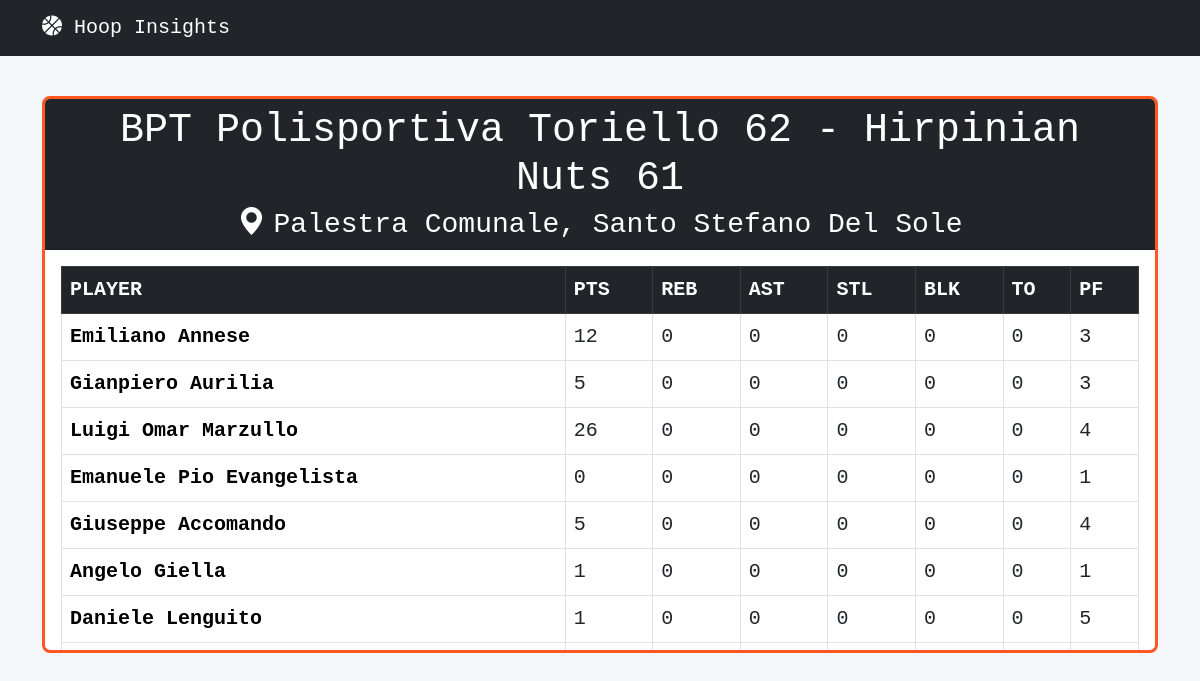
Page /games/3 on the committed database.
### tables this page shows
CREATE TABLE games (
    id INTEGER PRIMARY KEY AUTOINCREMENT,
    home_team VARCHAR(255),
    away_team VARCHAR(255),
    home_score INTEGER,
    away_score INTEGER,
    location VARCHAR(255),
    date DATE
);

CREATE TABLE player_stats (
    id INTEGER PRIMARY KEY AUTOINCREMENT,
    player_id INTEGER,
    game_id INTEGER,
    pts INTEGER,
    reb INTEGER,
    ast INTEGER,
    stl INTEGER,
    blk INTEGER,
    turn INTEGER,  
    pf INTEGER,
    FOREIGN KEY (player_id) REFERENCES players (id),
    FOREIGN KEY (game_id) REFERENCES games (id)
);

CREATE TABLE players (
    id INTEGER PRIMARY KEY AUTOINCREMENT,
    name VARCHAR(255),
    jersey INTEGER,
    position VARCHAR(255),
    height REAL,
    weight REAL,
    age INTEGER,
    ppg REAL DEFAULT 0,
    rpg REAL DEFAULT 0,
    apg REAL DEFAULT 0,
    fpg REAL DEFAULT 0
);

### app.py (the view)
@app.route("/games/<int:id>")
def get_game(id):
    connection = get_connection()
    cursor = connection.cursor()
    cursor.execute("SELECT * FROM games WHERE id = ?", (id,))
    game = cursor.fetchone()
    if game:
        cursor.execute("""
            SELECT players.name, players.id, player_stats.pts, player_stats.reb, player_stats.ast,
                   player_stats.stl, player_stats.blk, player_stats.turn, player_stats.pf
            FROM player_stats
            JOIN players ON player_stats.player_id = players.id
            WHERE player_stats.game_id = ?
        """, (id,))
        player_stats = cursor.fetchall()
        connection.close()
        return render_template("game.html", game=game, player_stats=player_stats)
    else:
        connection.close()
        return {"error": "Game not found"}, 404

### app.py (called while the page is built)
def get_connection():
    connection = sqlite3.connect("data/database.db")
    connection.row_factory = sqlite3.Row
    return connection

### templates/game.html
{% extends "base.html" %} {% block content %}
<div class="card border-warning mt-3">
  <div class="card-header bg-dark text-white">
    <h1 class="card-title text-center">
      {{ game.home_team }} {{ game.home_score }} - {{ game.away_team }} {{
      game.away_score }}
    </h1>
    <h3 class="card-subtitle text-center">
      <i class="bi bi-geo-alt-fill me-2"></i>{{ game.location }}
    </h3>
  </div>
  <div class="card-body" style="max-height: 400px; overflow-y: auto">
    <div class="table-responsive">
      <table class="table table-bordered">
        <thead class="table-dark">
          <tr>
            <th>PLAYER</th>
            <th>PTS</th>
            <th>REB</th>
            <th>AST</th>
            <th>STL</th>
            <th>BLK</th>
            <th>TO</th>
            <th>PF</th>
          </tr>
        </thead>
        <tbody>
          {% for stat in player_stats %}
          <tr>
            <td>
              <a
                href="{{ url_for('get_player', id=stat.id) }}"
                class="table-link"
                >{{ stat.name }}</a
              >
            </td>
            <td>{{ stat.pts }}</td>
            <td>{{ stat.reb }}</td>
            <td>{{ stat.ast }}</td>
            <td>{{ stat.stl }}</td>
            <td>{{ stat.blk }}</td>
            <td>{{ stat.turn }}</td>
            <td>{{ stat.pf }}</td>
          </tr>
          {% endfor %}
        </tbody>
      </table>
    </div>
  </div>
</div>
{% endblock %}

### static/styles.css (style rules this page uses)
body { font-family: "Consolas", monospace; font-size: 20px; background-color: #f4f7fa; color: #333; margin: 0; padding: 0; }
.card.border-warning { border: 3px solid #ff5722 !important; border-radius: 8px; }
.card a { color: black; text-decoration: none; font-weight: bold; transition: color 0.1s ease; }

### rows in the picture
games: home_team "BPT Polisportiva Toriello", home_score "62", away_team "Hirpinian Nuts", away_score "61", location "Palestra Comunale, Santo Stefano Del Sole"
player_stats: name "Emiliano Annese", pts "12", reb "0", ast "0", stl "0", blk "0", turn "0", pf "3"
player_stats: name "Gianpiero Aurilia", pts "5", reb "0", ast "0", stl "0", blk "0", turn "0", pf "3"
player_stats: name "Luigi Omar Marzullo", pts "26", reb "0", ast "0", stl "0", blk "0", turn "0", pf "4"
player_stats: name "Emanuele Pio Evangelista", pts "0", reb "0", ast "0", stl "0", blk "0", turn "0", pf "1"
player_stats: name "Giuseppe Accomando", pts "5", reb "0", ast "0", stl "0", blk "0", turn "0", pf "4"
player_stats: name "Angelo Giella", pts "1", reb "0", ast "0", stl "0", blk "0", turn "0", pf "1"
player_stats: name "Daniele Lenguito", pts "1", reb "0", ast "0", stl "0", blk "0", turn "0", pf "5"
